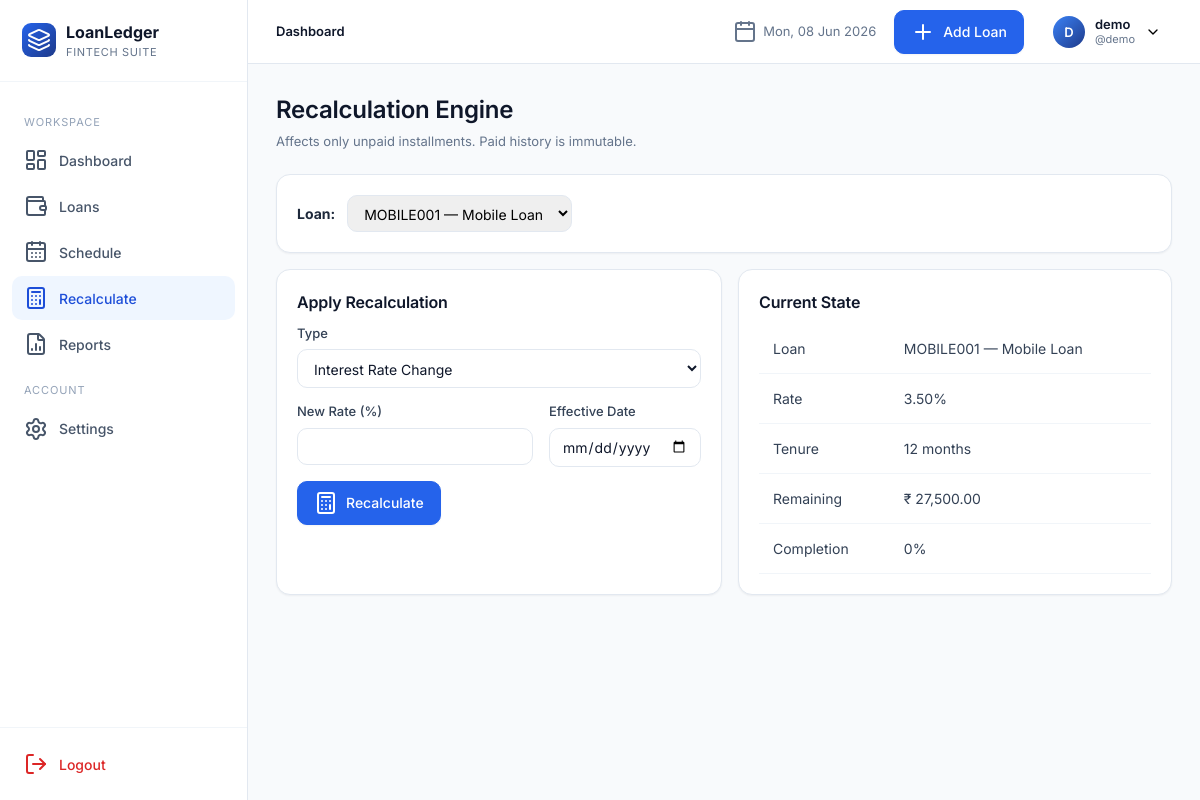
Before: /recalculate/ (signed in) with the older database file.
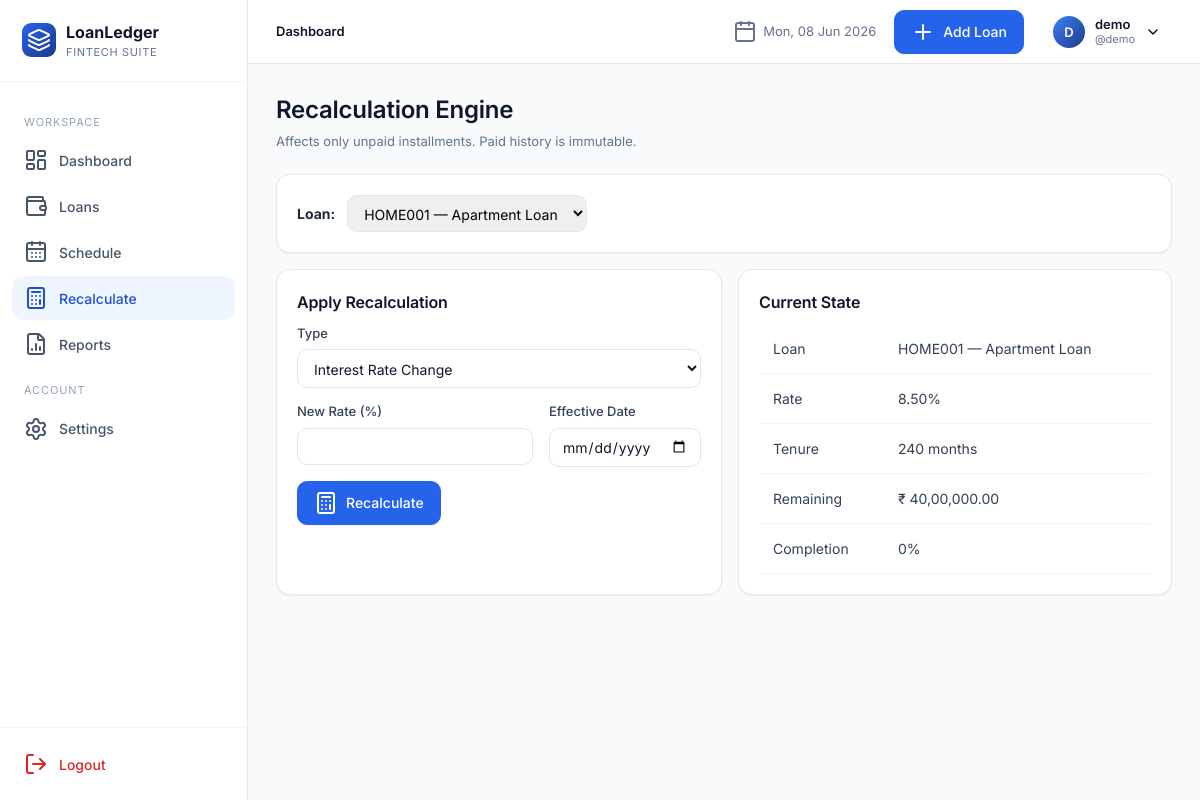
After: the same page with the newer database file.
### app/models.py (models this page shows, shortened)
class Loan(db.Model):
    __tablename__ = "loans"
    id = db.Column(db.Integer, primary_key=True)
    user_id = db.Column(db.Integer, db.ForeignKey("users.id"), nullable=False, index=True)
    loan_id = db.Column(db.String(40), nullable=False, index=True)  # manual unique per user
    loan_name = db.Column(db.String(120), nullable=False)
    loan_category = db.Column(db.String(50), nullable=False, default="Personal")
    bank_name = db.Column(db.String(120), nullable=False)
    loan_amount = db.Column(db.Float, nullable=False)
    interest_rate = db.Column(db.Float, nullable=False)  # annual %
    down_payment = db.Column(db.Float, default=0)
    custom_emi = db.Column(db.Float, nullable=True)
    start_date = db.Column(db.Date, nullable=False)
    tenure_months = db.Column(db.Integer, nullable=False)
    loan_status = db.Column(db.String(20), default="Active", index=True)
    remaining_balance = db.Column(db.Float, default=0)
    completion_percentage = db.Column(db.Float, default=0)
    is_archived = db.Column(db.Boolean, default=False, index=True)
    balloon_date = db.Column(db.Date, nullable=True)
    balloon_amount = db.Column(db.Float, nullable=True)
    notes = db.Column(db.Text)
    closed_at = db.Column(db.DateTime, nullable=True)
    final_amount = db.Column(db.Float, nullable=True)
    closure_notes = db.Column(db.Text, nullable=True)
    created_at = db.Column(db.DateTime, default=datetime.utcnow)
    updated_at = db.Column(db.DateTime, default=datetime.utcnow, onupdate=datetime.utcnow)
    schedules = db.relationship("Schedule", backref="loan", lazy="dynamic",
                                cascade="all, delete-orphan", order_by="Schedule.month_index")
    __table_args__ = (db.UniqueConstraint("user_id", "loan_id", name="uq_user_loanid"),)

class User(UserMixin, db.Model):
    __tablename__ = "users"
    id = db.Column(db.Integer, primary_key=True)
    full_name = db.Column(db.String(120), nullable=False)
    username = db.Column(db.String(64), unique=True, nullable=False, index=True)
    email = db.Column(db.String(160), unique=True, nullable=False, index=True)
    password_hash = db.Column(db.String(256), nullable=False)
    preferred_currency = db.Column(db.String(8), default="INR")
    preferred_date_format = db.Column(db.String(20), default="%d %b %Y")
    created_at = db.Column(db.DateTime, default=datetime.utcnow)
    loans = db.relationship("Loan", backref="owner", lazy="dynamic", cascade="all, delete-orphan")

### app/blueprints/recalculate.py (the view, shortened to what this page needs)
@recalc_bp.route("/", methods=["GET", "POST"])
@login_required
def index():
    loans = current_user.loans.filter_by(is_archived=False).all()
    selected_id = request.args.get("loan_pk", type=int)
    loan = _get_loan(selected_id) if selected_id else (loans[0] if loans else None)
    form = RecalcForm()
    simulation = None
    return render_template("recalculate/index.html", loans=loans, loan=loan, form=form, simulation=simulation)

### app/forms.py
class RecalcForm(FlaskForm):
    recalc_type = SelectField("Type", choices=[
        ("RATE", "Interest Rate Change"),
        ("TENURE", "Tenure Change"),
        ("EXTRA", "Extra Monthly Payment"),
    ])
    new_rate = FloatField("New Rate (%)", validators=[Optional(), NumberRange(min=0, max=100)])
    new_tenure = IntegerField("New Tenure (months)", validators=[Optional(), NumberRange(min=1, max=600)])
    extra_amount = FloatField("Extra Amount", validators=[Optional(), NumberRange(min=0)])
    effective_date = DateField("Effective Date", validators=[Optional()])
    submit = SubmitField("Recalculate")

### app/templates/recalculate/index.html (shortened to what this page needs)
{% extends "base.html" %}
{% block content %}
<div class="page-header"><div class="title-block"><h1>Recalculation Engine</h1><div class="sub">Affects only unpaid installments. Paid history is immutable.</div></div>
</div>
{% if not loans %}
<div class="card pad empty"><i data-lucide="calculator"></i><h3>Add a loan first</h3></div>
{% else %}
<div class="card" style="margin-bottom:16px"><div class="card-body" style="display:flex;align-items:center;gap:12px;flex-wrap:wrap">
  <strong>Loan:</strong>
  <select onchange="location.href=this.value" style="padding:8px 12px;border:1px solid var(--slate-200);border-radius:10px">
    {% for l in loans %}
      <option value="{{ url_for('recalc.index') }}?loan_pk={{ l.id }}" {% if loan and l.id==loan.id %}selected{% endif %}>{{ l.loan_id }} — {{ l.loan_name }}</option>
    {% endfor %}
  </select>
</div></div>
{% if loan %}
<div class="grid grid-2">
  <div class="card pad">
    <h3 style="margin-bottom:10px">Apply Recalculation</h3>
    <form method="post" action="{{ url_for('recalc.index') }}?loan_pk={{ loan.id }}">
      <div class="form-row"><label>Type</label>{{ form.recalc_type() }}</div>
      <div class="form-grid">
        <div class="form-row"><label>New Rate (%)</label>{{ form.new_rate() }}</div>
        <div class="form-row"><label>Effective Date</label>{{ form.effective_date() }}</div>
      </div>
      <button class="btn" type="submit"><i data-lucide="calculator"></i> Recalculate</button>
    </form>
  </div>
  <div class="card pad">
    <h3 style="margin-bottom:10px">Current State</h3>
    <table class="tbl">
      <tr><td>Loan</td><td>{{ loan.loan_id }} — {{ loan.loan_name }}</td></tr>
      <tr><td>Rate</td><td>{{ '%.2f'|format(loan.interest_rate) }}%</td></tr>
      <tr><td>Tenure</td><td>{{ loan.tenure_months }} months</td></tr>
      <tr><td>Remaining</td><td>{{ loan.remaining_balance|money }}</td></tr>
      <tr><td>Completion</td><td>{{ '%.0f'|format(loan.completion_percentage) }}%</td></tr>
    </table>
  </div>
</div>
{% endif %}
{% endif %}
{% endblock %}

Changed rows visible on the page:
no longer on this page (row edited): Loan: loan_id "MOBILE001", loan_name "Mobile Loan", interest_rate "3.50", tenure_months "12", remaining_balance "₹ 27,500.00", completion_percentage "0"
added Loan: loan_id "HOME001", loan_name "Apartment Loan", interest_rate "8.50", tenure_months "240", remaining_balance "₹ 40,00,000.00", completion_percentage "0"
Other visible differences:
form field value: "MOBILE001 — Mobile Loan" → "HOME001 — Apartment Loan"
